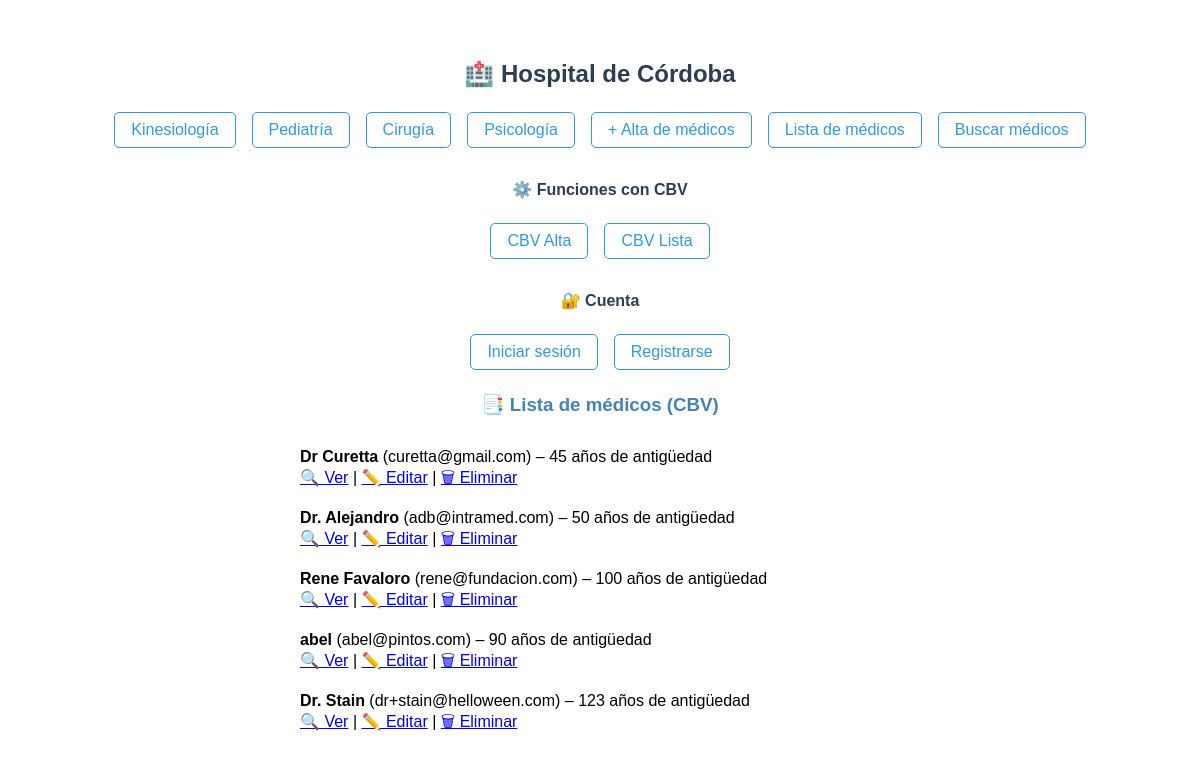
The app's page /hospital/cbv/lista-medico with its own data.
### hospital/models.py (models this page shows, shortened)
class HospitalMedico(models.Model):
    nombre = models.CharField(max_length=50)
    email = models.CharField(max_length=50)
    antiguedad = models.IntegerField()

### hospital/views.py (the view)
# urls.py: path("cbv/lista-medico", HospitalMedicoListView.as_view(), name="cbv-lista-medico"),
class HospitalMedicoListView(ListView):
    model = HospitalMedico
    template_name = 'hospital/cbv/medico-list.html'
    context_object_name = 'medicos'

### hospital/templates/hospital/cbv/medico-list.html
{% extends 'hospital/base.html' %}
{% block elnombrequequiera %}
<h3 style="color: steelblue; text-align: center;">📑 Lista de médicos (CBV)</h3>
<ul style="max-width: 600px; margin: 2rem auto; list-style: none; padding: 0;">
    {% for medico in medicos %}
        <li style="margin-bottom: 1rem;">
            <strong>{{ medico.nombre }}</strong> ({{ medico.email }}) – {{ medico.antiguedad }} años de antigüedad<br>
            <a href="{% url 'hospital:cbv-medico-detail' medico.pk %}">🔍 Ver</a> |
            <a href="{% url 'hospital:cbv-medico-editar' medico.pk %}">✏️ Editar</a> |
            <a href="{% url 'hospital:cbv-medico-eliminar' medico.pk %}">🗑 Eliminar</a>
        </li>
    {% empty %}
        <li>No hay médicos registrados.</li>
    {% endfor %}
</ul>
{% endblock %}

### hospital/templates/hospital/base.html (style rules this page uses)
body { font-family: sans-serif; padding: 2rem; }

### records on screen
HospitalMedico: nombre "Dr Curetta", email "curetta@gmail.com", antiguedad "45"
HospitalMedico: nombre "Dr. Alejandro", email "adb@intramed.com", antiguedad "50"
HospitalMedico: nombre "Rene Favaloro", email "rene@fundacion.com", antiguedad "100"
HospitalMedico: nombre "abel", email "abel@pintos.com", antiguedad "90"
HospitalMedico: nombre "Dr. Stain", email "dr+stain@helloween.com", antiguedad "123"
